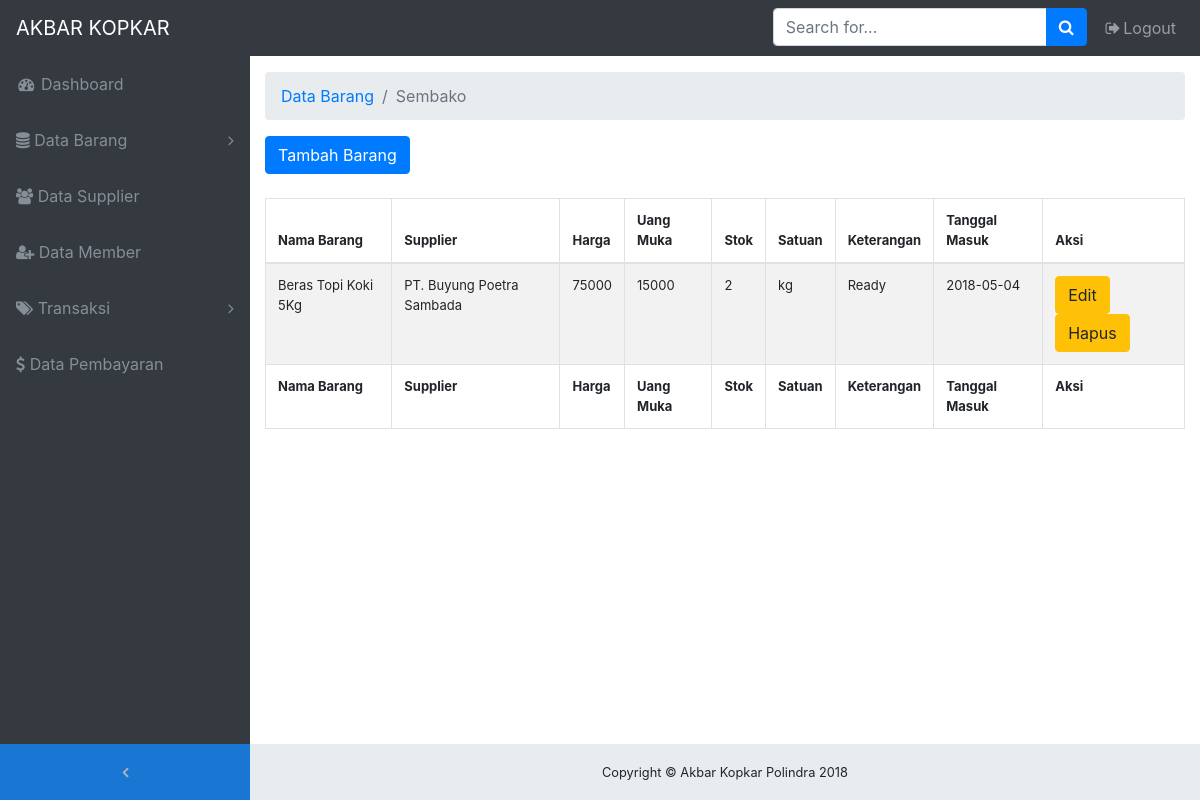
The page /on-admin/barang-masuk-sembako.php on the database its author committed.
### tables this page shows
CREATE TABLE `barang_sembako` (
  `id_barang` int(11) NOT NULL,
  `nama_barang` varchar(50) NOT NULL,
  `supplier` varchar(50) NOT NULL,
  `harga` int(15) NOT NULL,
  `uang_muka` int(15) NOT NULL,
  `stok` int(5) NOT NULL,
  `satuan` varchar(15) NOT NULL,
  `keterangan` varchar(15) NOT NULL,
  `tgl_masuk` date NOT NULL
);

### on-admin/barang-masuk-sembako.php (the view, shortened to what this page needs)
<!DOCTYPE html>
<html lang="en">
<head>
  <link href="vendor/bootstrap/css/bootstrap.min.css" rel="stylesheet">
  <link href="vendor/font-awesome/css/font-awesome.min.css" rel="stylesheet" type="text/css">
  <link href="vendor/datatables/dataTables.bootstrap4.css" rel="stylesheet">
  <link href="css/sb-admin.css" rel="stylesheet">
</head>
<body class="fixed-nav sticky-footer bg-dark" id="page-top">
  <nav class="navbar navbar-expand-lg navbar-dark bg-dark fixed-top" id="mainNav">
    <a class="navbar-brand" href="index.php">AKBAR KOPKAR</a>
    <div class="collapse navbar-collapse" id="navbarResponsive">
      <ul class="navbar-nav navbar-sidenav" id="exampleAccordion">
        <li class="nav-item" data-toggle="tooltip" data-placement="right" title="Dashboard">
          <a class="nav-link" href="index.php">
            <i class="fa fa-fw fa-dashboard"></i>
            <span class="nav-link-text">Dashboard</span>
          </a>
        </li>
        <li class="nav-item" data-toggle="tooltip" data-placement="right" title="Components">
          <a class="nav-link nav-link-collapse collapsed" data-toggle="collapse" href="#collapseComponents" data-parent="#exampleAccordion">
            <i class="fa fa-database"></i>
            <span class="nav-link-text">Data Barang</span>
          </a>
        </li>
        <li class="nav-item" data-toggle="tooltip" data-placement="right" title="Tables">
          <a class="nav-link" href="supplier.php">
            <i class="fa fa-users"></i>
            <span class="nav-link-text">Data Supplier</span>
          </a>
        </li>
        <li class="nav-item" data-toggle="tooltip" data-placement="right" title="Tables">
          <a class="nav-link" href="member.php">
            <i class="fa fa-user-plus"></i>
            <span class="nav-link-text">Data Member</span>
          </a>
        </li>
        <li class="nav-item" data-toggle="tooltip" data-placement="right" title="Example Pages">
          <a class="nav-link nav-link-collapse collapsed" data-toggle="collapse" href="#collapseExamplePages" data-parent="#exampleAccordion">
            <i class="fa fa-tags"></i>
            <span class="nav-link-text">Transaksi</span>
          </a>
        </li>
        <li class="nav-item" data-toggle="tooltip" data-placement="right" title="Tables">
          <a class="nav-link" href="pembayaran.php">
            <i class="fa fa-dollar"></i>
            <span class="nav-link-text">Data Pembayaran</span>
          </a>
        </li>
      </ul>
      <ul class="navbar-nav sidenav-toggler">
        <li class="nav-item">
          <a class="nav-link text-center" id="sidenavToggler">
            <i class="fa fa-fw fa-angle-left"></i>
          </a>
        </li>
      </ul>
      <ul class="navbar-nav ml-auto">
        <li class="nav-item">
          <form class="form-inline my-2 my-lg-0 mr-lg-2">
            <div class="input-group">
              <input class="form-control" type="text" placeholder="Search for...">
              <span class="input-group-append">
                <button class="btn btn-primary" type="button">
                  <i class="fa fa-search"></i>
                </button>
              </span>
            </div>
          </form>
        </li>
        <li class="nav-item">
          <a class="nav-link" data-toggle="modal" data-target="#exampleModal">
            <i class="fa fa-fw fa-sign-out"></i>Logout</a>
        </li>
      </ul>
    </div>
  </nav>
  <div class="content-wrapper">
    <div class="container-fluid">
      <ol class="breadcrumb">
        <li class="breadcrumb-item">
          <a href="#">Data Barang</a>
        </li>
        <li class="breadcrumb-item active">Sembako</li>
      </ol>
    <div class="table-responsive">
    <a href="tambah-barang-sembako.php"><button class="btn btn-primary"><span>Tambah Barang</span></button></a><br><br>
    <table id="ngoding" class="table table-striped table-bordered" cellspacing="0" width="100%" style="font-size: 13px">
            <thead>
            <tr>
                <th>Nama Barang</th>
                <th>Supplier</th>
                <th>Harga</th>
                <th>Uang Muka</th>
                <th>Stok</th>
                <th>Satuan</th>
                <th>Keterangan</th>
                <th>Tanggal Masuk</th>
                <th>Aksi</th>
            </tr>
            </thead>
            <?php
                include 'koneksi.php';
                $sql = mysqli_query($conn, "SELECT * from barang_sembako");
                while ($data = mysqli_fetch_array($sql)){
                ?>
            <tr>
                    <td><?php echo $data['nama_barang'];?></td>
                    <td><?php echo $data['supplier'];?></td>
                    <td><?php echo $data['harga'];?></td>
                    <td><?php echo $data['uang_muka'];?></td>
                    <td><?php echo $data['stok']?></td>
                    <td><?php echo $data['satuan'];?></td>
                    <td><?php echo $data['keterangan']?></td>
                    <td><?php echo $data['tgl_masuk']?></td>
                    <td>
                        <a href=""><button class="btn btn-warning"><span class="glyphicon glyphicon-pencil"></span>Edit</button></a>
                        <a href="hapus-barang-masuk.php" onclick="return confirm('Yakin akan dihapus ?');"><button class="btn btn-warning" id="id_barang"><span class="glyphicon glyphicon-trash"></span>Hapus</button></a>
                    </td>
            </tr>
            <?php
            }
            ?>
            <tfoot>
            <tr>
                <th>Nama Barang</th>
                <th>Supplier</th>
                <th>Harga</th>
                <th>Uang Muka</th>
                <th>Stok</th>
                <th>Satuan</th>
                <th>Keterangan</th>
                <th>Tanggal Masuk</th>
                <th>Aksi</th>
            </tr>
        </tfoot>
        </table>
        </div>
    <footer class="sticky-footer">
      <div class="container">
        <div class="text-center">
          <small>Copyright © Akbar Kopkar Polindra 2018</small>
        </div>
      </div>
    </footer>
  </div>
</body>
</html>

### on-admin/css/sb-admin.css (style rules this page uses)
html { position: relative; min-height: 100%; }
body { overflow-x: hidden; }
body.sticky-footer { margin-bottom: 56px; }
body.sticky-footer .content-wrapper { min-height: calc(100vh - 56px - 56px); }
body.fixed-nav { padding-top: 56px; }
.content-wrapper { min-height: calc(100vh - 56px); padding-top: 1rem; }
#mainNav .navbar-collapse { overflow: auto; max-height: 75vh; }
#mainNav .navbar-collapse .navbar-nav .nav-item .nav-link { cursor: pointer; }
#mainNav .navbar-collapse .navbar-sidenav .nav-link-collapse:after { float: right; content: '\f107'; font-family: 'FontAwesome'; }
#mainNav .navbar-collapse .navbar-sidenav .nav-link-collapse.collapsed:after { content: '\f105'; }
#mainNav .navbar-collapse .sidenav-toggler { display: none; }
@media (min-width: 992px) { #mainNav .navbar-brand { width: 250px; } }
@media (min-width: 992px) { #mainNav .navbar-collapse { overflow: visible; max-height: none; } }
@media (min-width: 992px) { #mainNav .navbar-collapse .navbar-sidenav { position: absolute; top: 0; left: 0; -webkit-flex-direction: column; -ms-flex-direction: column; flex-direction: column; margin-top: 56px; } }
@media (min-width: 992px) { #mainNav .navbar-collapse .navbar-sidenav > .nav-item { width: 250px; padding: 0; } }
@media (min-width: 992px) { #mainNav .navbar-collapse .navbar-sidenav > .nav-item > .nav-link { padding: 1em; } }
#mainNav.fixed-top .sidenav-toggler { display: none; }
@media (min-width: 992px) { #mainNav.fixed-top .navbar-sidenav { height: calc(100vh - 112px); } }
@media (min-width: 992px) { #mainNav.fixed-top .sidenav-toggler { position: absolute; top: 0; left: 0; display: flex; -webkit-flex-direction: column; -ms-flex-direction: column; flex-direction: column; margin-top: calc(100vh - 56px); } }
@media (min-width: 992px) { #mainNav.fixed-top .sidenav-toggler > .nav-item { width: 250px; padding: 0; } }
@media (min-width: 992px) { #mainNav.fixed-top .sidenav-toggler > .nav-item > .nav-link { padding: 1em; } }
#mainNav.fixed-top.navbar-dark .sidenav-toggler { background-color: #1976d2; }
#mainNav.fixed-top.navbar-dark .sidenav-toggler a i { color: #adb5bd; }
.content-wrapper { overflow-x: hidden; background: white; }
@media (min-width: 992px) { .content-wrapper { margin-left: 250px; } }
#sidenavToggler i { font-weight: 800; }
#mainNav.navbar-dark .navbar-collapse .navbar-sidenav .nav-link-collapse:after { color: #868e96; }
#mainNav.navbar-dark .navbar-collapse .navbar-sidenav > .nav-item > .nav-link { color: #868e96; }
@media (min-width: 992px) { #mainNav.navbar-dark .navbar-collapse .navbar-sidenav { background: #343a40; } }
footer.sticky-footer { position: absolute; right: 0; bottom: 0; width: 100%; height: 56px; background-color: #e9ecef; line-height: 55px; }
@media (min-width: 992px) { footer.sticky-footer { width: calc(100% - 250px); } }

### rows shown on the page
barang_sembako: nama_barang "Beras Topi Koki 5Kg", supplier "PT. Buyung Poetra Sambada", harga "75000", uang_muka "15000", stok "2", satuan "kg", keterangan "Ready", tgl_masuk "2018-05-04"
